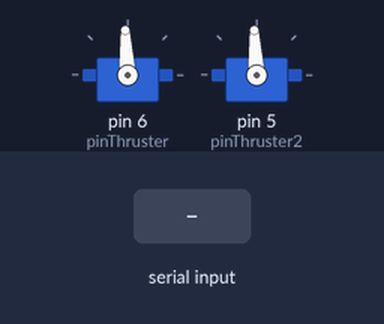
The sketch below on a simulated Arduino Uno, built with avr-gcc and run on an emulated ATmega328P. Shown: 2 × servo. The inputs (shaded band) are chosen by the test bench. What the sketch prints to the serial monitor is not drawn.

Above: at 4.2 s.
4.3 s: "F" received over Serial
At 4.9 s:
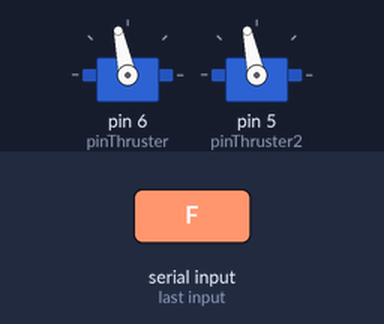
5.8 s: "B" received over Serial
At 8.3 s:
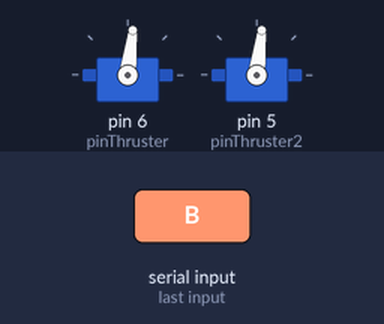
Timing chart, 0 to 11.8 s (numbered marks = the images above; inputs shaded):
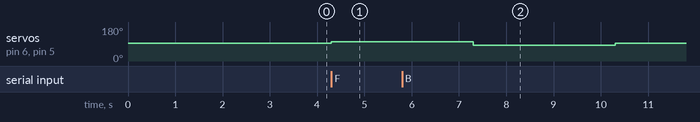

Measured:
- after the input at 4.3 s, servo on pin 6 (pinThruster), servo on pin 5 (pinThruster2): 93° → 102° at once
- after the input at 5.8 s, servo on pin 6 (pinThruster), servo on pin 5 (pinThruster2): 102° → 83° after 1.5 s, → 93° 3.0 s later

The sketch:

command_test.ino
```cpp
#include <Servo.h>

Servo thruster;
Servo thruster2;

int pinThruster = 6;
int pinThruster2 = 5;

void setup() {
  Serial.begin(9600);

  thruster.attach(pinThruster);
  thruster2.attach(pinThruster2);

  thruster.writeMicroseconds(1500);
  thruster2.writeMicroseconds(1500);
  Serial.println("Thrusters en stop (1500 µs)");
  delay(3000);
}

void loop() {

  if (Serial.available() > 0) {
    char command = Serial.read();

    switch (command) {
      case 'F':

        thruster.writeMicroseconds(1600);
        thruster2.writeMicroseconds(1600);
        break;

      case 'B':
        thruster.writeMicroseconds(1400);
        thruster2.writeMicroseconds(1400);
        break;
    }

    delay(3000);

    thruster.writeMicroseconds(1500);
    thruster2.writeMicroseconds(1500);
  }
}
```
